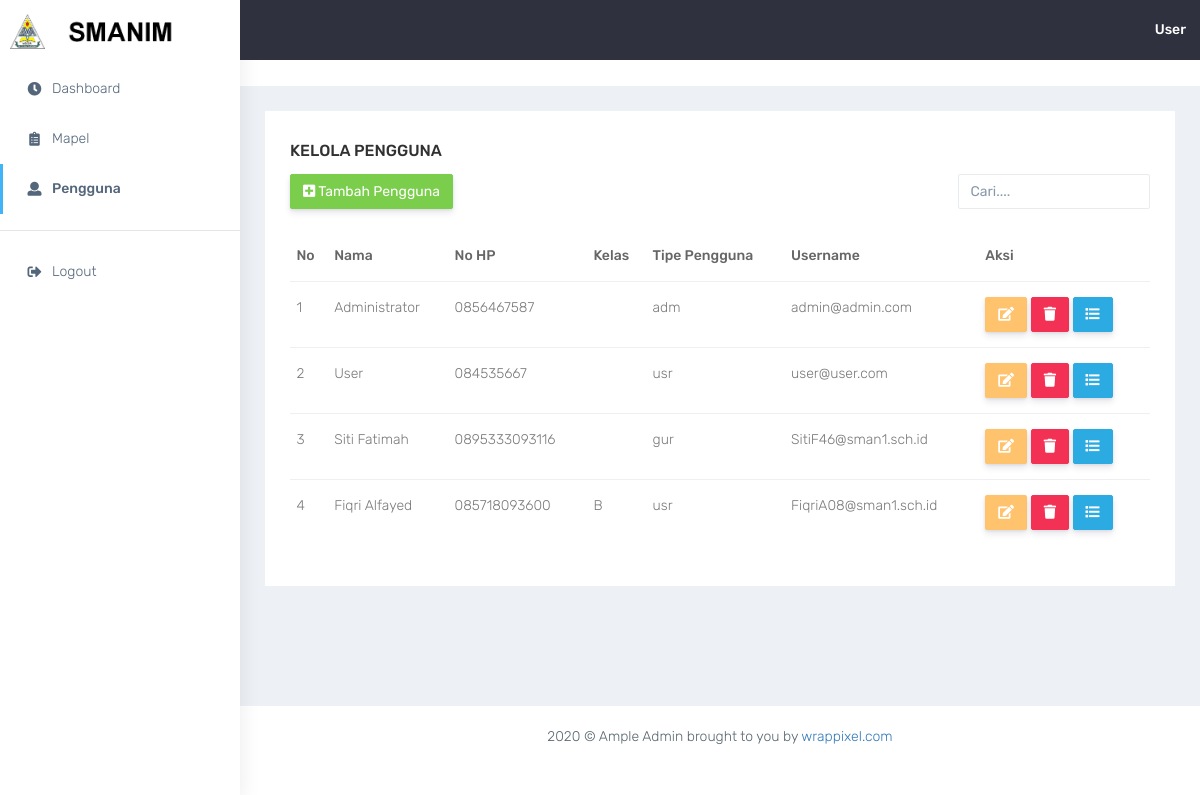
The app's page /admin/pengguna.php (signed in), older data.
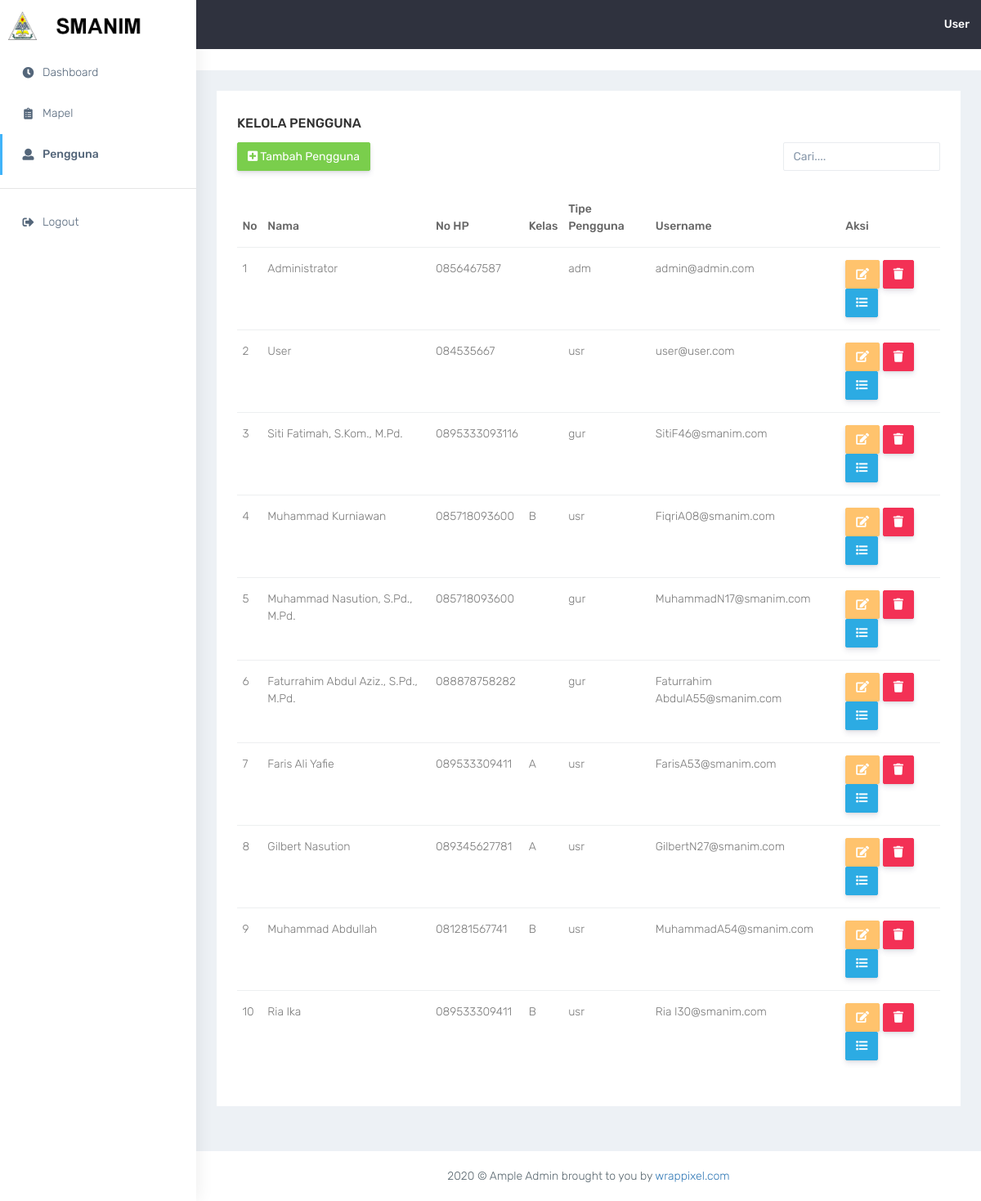
The same page, newer data.
### tables this page shows
CREATE TABLE `tbl_user` (
  `id_user` int(11) NOT NULL,
  `nama` varchar(100) NOT NULL,
  `jenkel` enum('L','P') NOT NULL,
  `tgl_lahir` date NOT NULL,
  `telp` varchar(13) NOT NULL,
  `kelas` char(1) DEFAULT NULL,
  `username` varchar(100) NOT NULL,
  `password` varchar(100) NOT NULL,
  `akses` enum('usr','gur','adm') NOT NULL
);

### session.php (called while the page is built, shortened)
<?php
  if(isset($_SESSION['akses'])){
    $namau = $_SESSION['nama'];
  }else{
    header('location:login.php?stat=session_timeout');
    exit();
  }
?>

### admin/pengguna.php (the view, shortened to what this page needs)
<?php
  require_once('navbar.php');
?>
<div class="container-fluid">
    <div class="row">
        <div class="col-sm-12">
            <div class="white-box">
                <h3 class="box-title">Kelola Pengguna</h3>
                <div class="row">
                    <div class="col-lg-9">
                        <button type="button" class="btn btn-success" style="color: white;" data-toggle="modal" data-target="#exampleModal">
                                <i class="fas fa-plus-square"></i>
                                Tambah Pengguna
                        </button>
                        <br><br>
                    </div>
                    <div class="col-lg-3">
                        <form>
                            <div class="form-group">
                            <input type="text" class="form-control" id="exampleInputEmail1" aria-describedby="emailHelp" placeholder="Cari....">
                            </div>
                        </form>
                    </div>
                </div>
                <div class="table-responsive">
                    <table class="table">
                        <thead>
                            <tr>
                                <th class="border-top-0">No</th>
                                <th class="border-top-0">Nama</th>
                                <th class="border-top-0">No HP</th>
                                <th class="border-top-0">Kelas</th>
                                <th class="border-top-0">Tipe Pengguna</th>
                                <th class="border-top-0">Username</th>
                                <th class="border-top-0">Aksi</th>
                            </tr>
                        </thead>
                        <tbody>
                          <?php
                            $no = 1;
                            $sql = mysqli_query($con,'SELECT * FROM tbl_user');
                            while($data = mysqli_fetch_array($sql)){
                          ?>
                            <tr>
                                <td><?= $no ;?></td>
                                <td><?= $data['nama'] ;?></td>
                                <td><?= $data['telp'] ;?></td>
                                <td><?= $data['kelas'] ;?></td>
                                <td><?= $data['akses'] ;?></td>
                                <td><?= $data['username'] ;?></td>
                                <td>
                                    <a href="edit-pengguna.php?id=<?= $data['id_user'] ?>" class="btn btn-warning">
                                        <i class="fas fa-edit"></i>
                                    </a>
                                    <a href="del-pengguna.php?id=<?= $data['id_user'] ;?>" class="btn btn-danger">
                                        <i class="fas fa-trash"></i>
                                    </a>
                                    <a href="detail-pengguna.php?id=<?= $data['id_user'] ;?>" class="btn btn-info">
                                        <i class="fas fa-list"></i>
                                    </a>
                                </td>
                            </tr>
                            <?php $no++; } ?>
                        </tbody>
                    </table>
                </div>
            </div>
        </div>
    </div>
</div>
<?php require_once('footer.php');?>

### admin/navbar.php (shortened to what this page needs)
<!DOCTYPE html>
<html dir="ltr" lang="en">
<?php
require_once('../session.php');?>
<head>
    <link href="../asset/admin/plugins/bower_components/chartist/dist/chartist.min.css" rel="stylesheet">
    <link rel="stylesheet" href="../asset/admin/plugins/bower_components/chartist-plugin-tooltips/dist/chartist-plugin-tooltip.css">
    <link href="../asset/admin/css/style.min.css" rel="stylesheet">
</head>
<body onload="disAkses()">
    <div id="main-wrapper" data-layout="vertical" data-navbarbg="skin5" data-sidebartype="full"
        data-sidebar-position="absolute" data-header-position="absolute" data-boxed-layout="full">
        <header class="topbar" data-navbarbg="skin5">
            <nav class="navbar top-navbar navbar-expand-md navbar-dark">
                <div class="navbar-header" data-logobg="skin6">
                    <a class="navbar-brand" href="index.php">
                        <b class="logo-icon">
                            <img src="../asset/logo.png" alt="homepage" width="35px" height="35px" />
                        </b>
                        <span class="logo-text">
                            <img src="../asset/logo-text.png" alt="homepage" class="pt-2" width="75%" height="45%" />
                        </span>
                    </a>
                </div>
                <div class="navbar-collapse collapse" id="navbarSupportedContent" data-navbarbg="skin5">
                    <ul class="navbar-nav ml-auto d-flex align-items-center">
                        <li>
                            <a class="profile-pic" href="#"><span class="text-white font-medium"><?= $namau; ?></span></a>
                        </li>
                    </ul>
                </div>
            </nav>
        </header>
        <aside class="left-sidebar" data-sidebarbg="skin6">
            <div class="scroll-sidebar">
                <nav class="sidebar-nav">
                    <ul id="sidebarnav">
                        <li class="sidebar-item"> <a class="sidebar-link waves-effect waves-dark sidebar-link"
                            href="index.php" aria-expanded="false"><i class="fas fa-clock fa-fw"
                                aria-hidden="true"></i><span class="hide-menu">Dashboard</span></a></li>
                        <li class="sidebar-item"> <a class="sidebar-link waves-effect waves-dark sidebar-link"
                            href="mapel.php" aria-expanded="false">
                            <i class="fas fa-clipboard-list" aria-hidden="true"></i><span class="hide-menu">Mapel</span></a>
                        </li>
                        <li class="sidebar-item"> <a class="sidebar-link waves-effect waves-dark sidebar-link"
                                href="pengguna.php" aria-expanded="false"><i class="fa fa-user"
                                    aria-hidden="true"></i><span class="hide-menu">Pengguna</span></a></li>
                        <hr>
                        <li class="sidebar-item"> <a class="sidebar-link waves-effect waves-dark sidebar-link"
                                href="../logout.php" aria-expanded="false"><i class="fas fa-sign-out-alt"
                                    aria-hidden="true"></i><span class="hide-menu">Logout</span></a></li>
                    </ul>
                </nav>
            </div>
        </aside>
        <div class="page-wrapper">
            <div class="page-breadcrumb bg-white">
            </div>

### admin/footer.php (shortened to what this page needs)
            <footer class="footer text-center"> 2020 © Ample Admin brought to you by <a
                    href="https://www.wrappixel.com/">wrappixel.com</a>
            </footer>
        </div>
    </div>
</body>
</html>

Row changes from the older to the newer data that the page shows:
changed tbl_user: nama "Siti Fatimah" → "Siti Fatimah, S.Kom., M.Pd."; username "SitiF46@sman1.sch.id" → "SitiF46@smanim.com"
changed tbl_user: nama "Fiqri Alfayed" → "Muhammad Kurniawan"; username "FiqriA08@sman1.sch.id" → "FiqriA08@smanim.com"
added tbl_user: nama "Muhammad Nasution, S.Pd., M.Pd.", telp "085718093600", akses "gur", username "MuhammadN17@smanim.com"
added tbl_user: nama "Faturrahim Abdul Aziz., S.Pd., M.Pd.", telp "088878758282", akses "gur", username "Faturrahim AbdulA55@smanim.com"
added tbl_user: nama "Faris Ali Yafie", telp "089533309411", kelas "A", akses "usr", username "FarisA53@smanim.com"
added tbl_user: nama "Gilbert Nasution", telp "089345627781", kelas "A", akses "usr", username "GilbertN27@smanim.com"
added tbl_user: nama "Muhammad Abdullah", telp "081281567741", kelas "B", akses "usr", username "MuhammadA54@smanim.com"
added tbl_user: nama "Ria Ika", telp "089533309411", kelas "B", akses "usr", username "Ria I30@smanim.com"
